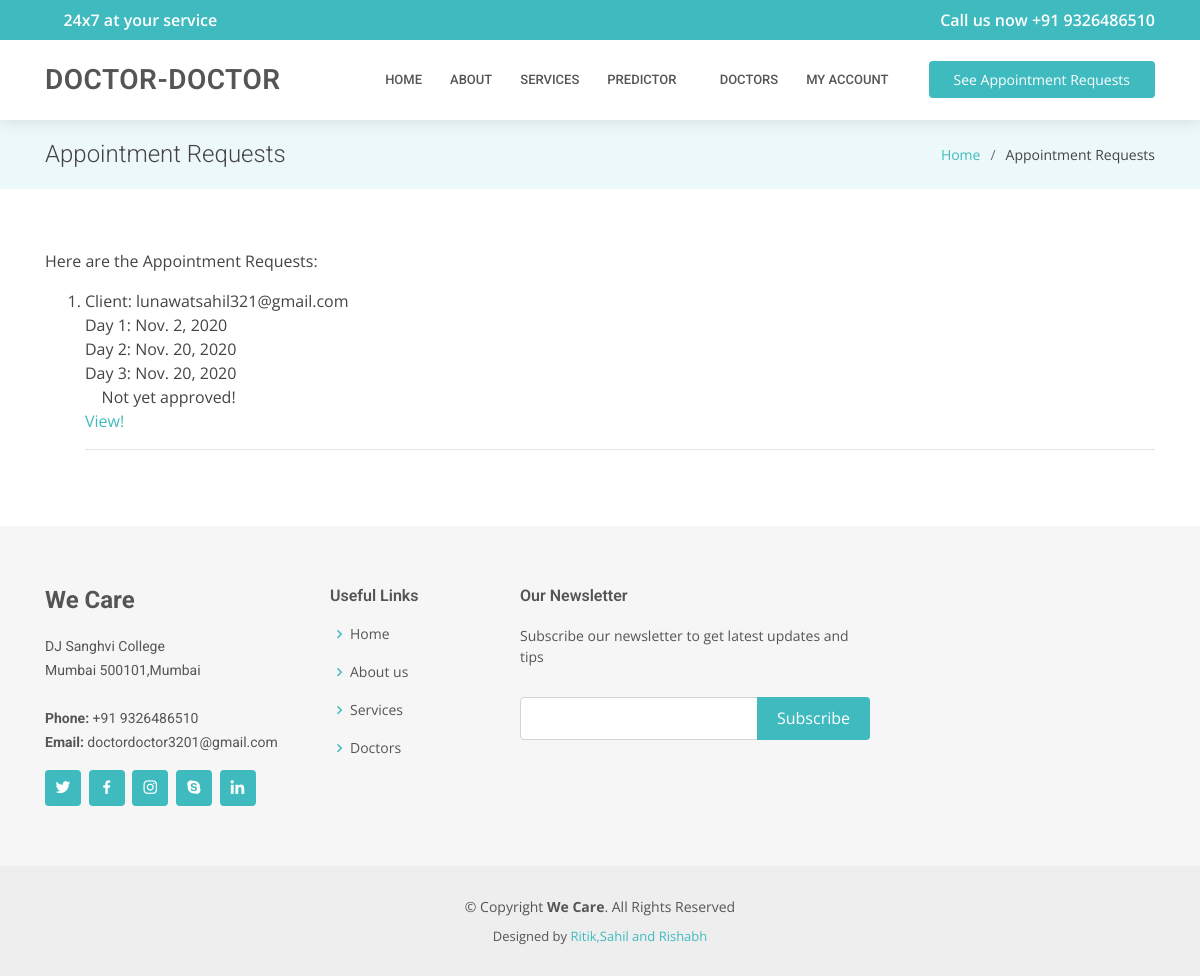
Page /doctor-portal/see-schedule/ (signed in) on the committed database.
### accounts/models.py (models this page shows, shortened)
class Appointment(models.Model):
    id              = models.AutoField(primary_key=True)
    doctor          = models.ForeignKey(Doctor,related_name='appointment_doctor',on_delete=models.CASCADE)
    patient         = models.ForeignKey(Patient,related_name='appointment_patient',on_delete=models.CASCADE)
    day1            = models.DateField(blank=True, editable=True,null=True)
    day2            = models.DateField(blank=True, editable=True,null=True)
    day3            = models.DateField(blank=True, editable=True,null=True)
    message         = models.CharField(blank=True, null=True, max_length=512)
    approved_for    = models.CharField(blank=True, editable=True,null=True, max_length=10)
    approved_time   = models.CharField(blank=True, editable=True,null=True, max_length=10)
    prescription    = models.CharField(blank=True, editable=True,null=True, max_length=1000)
    class Meta:
        verbose_name = 'Appointment'

class CustomUser(AbstractUser):
    id              = models.AutoField(primary_key=True)
    username        = models.CharField(max_length=30,null=True,blank=True)
    fullname        = models.CharField(blank=True, null=True, max_length=255)##
    is_doctor       = models.BooleanField(default=False, blank=True, null=True)
    password        = models.CharField(max_length=255)
    email           = models.EmailField(max_length=254, unique=True)
    date_of_birth   = models.DateField(blank=True, editable=True,null=True)
    date_created    = models.DateField(auto_now=True, editable=False)
    is_active       = models.BooleanField(default=True)
    is_admin        = models.BooleanField(default=False)
    USERNAME_FIELD  = 'email'
    REQUIRED_FIELDS = []
    objects = CustomUserManager()
    def __str__(self):
        return str(self.email)

### accounts/views.py (the view)
# urls.py: url(r'^doctor-portal/see-schedule/$',views.see_schedule.as_view(),name='see_schedule'),
class see_schedule(ListView):
    model = Appointment
    template_name = 'accounts/doctor_schedule.html'
    context_object_name = 'schedule'
    def get_queryset(self):
        queryset = super().get_queryset()
        queryset = Appointment.objects.filter(doctor=self.request.user)
        return queryset

### accounts/templatetags/profile_tags.py (called while the page is built)
@register.filter(name='has_group')
def has_group(user, group_name):
    return user.groups.filter(name=group_name).exists()

### accounts/templates/accounts/doctor_schedule.html (shortened to what this page needs)
{% extends "DoctorDoctor/base.html" %}
{% block title_page %}Appointment Requests{% endblock %}
{% block title_in_li %}Appointment Requests{% endblock %}
{% block inner_page %}
Here are the Appointment Requests:
<ol>
    {% for a in schedule %}
    <li>
        Client: {{a.patient}}<br>
        {% if a.approved_for == '1' %}
        <i class="icofont-tick-boxed"></i> Approved for: <strong>{{a.day1}}</strong> at <strong>{{a.approved_time}}</strong>
        {% elif a.approved_for == '2' %}
        <i class="icofont-tick-boxed"></i> Approved for: <strong>{{a.day2}}</strong> at <strong>{{a.approved_time}}</strong>
        {% elif a.approved_for == '3' %}
        <i class="icofont-tick-boxed"></i> Approved for: <strong>{{a.day3}}</strong> at <strong>{{a.approved_time}}</strong>
        {% else %}
        Day 1: {{a.day1}}<br>
        Day 2: {{a.day2}}<br>
        Day 3: {{a.day3}}<br>
        <i class="icofont-close-squared-alt"></i> Not yet approved!
        {% endif %}
        <br><a href="{% url 'accounts:detail_appointment' pk=a.id %}">View!</a><hr>
    </li>
    {% empty %}
    Sorry, no appointments in this list.
    {% endfor %}
</ol>
{% endblock %}

### static/DoctorDoctor/assets/css/style.css (style rules this page uses)
body { font-family: "Open Sans", sans-serif; color: #444444; }
a { color: #3fbbc0; }

### rows in the picture
Appointment: patient "lunawatsahil321@gmail.com", day1 "Nov. 2, 2020", day2 "Nov. 20, 2020", day3 "Nov. 20, 2020"
